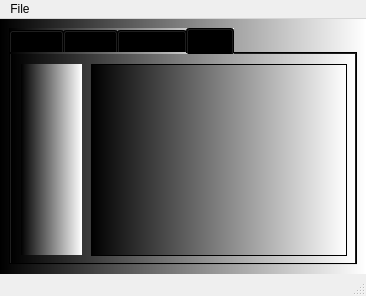
<?xml version="1.0" encoding="UTF-8"?>
<ui version="4.0">
 <class>MainWindow</class>
 <widget class="QMainWindow" name="MainWindow">
  <property name="geometry">
   <rect>
    <x>0</x>
    <y>0</y>
    <width>366</width>
    <height>296</height>
   </rect>
  </property>
  <property name="windowTitle">
   <string>MainWindow</string>
  </property>
  <widget class="QWidget" name="centralwidget">
   <property name="styleSheet">
    <string notr="true">background-color: qlineargradient(spread:pad, x1:0, y1:0, x2:1, y2:0, stop:0 rgba(0, 0, 0, 255), stop:1 rgba(255, 255, 255, 255));</string>
   </property>
   <layout class="QVBoxLayout" name="verticalLayout">
    <item>
     <widget class="QTabWidget" name="tabWidget">
      <property name="styleSheet">
       <string notr="true">background-color: qlineargradient(spread:pad, x1:0, y1:0, x2:1, y2:0, stop:0 rgba(0, 0, 0, 255), stop:1 rgba(255, 255, 255, 255));</string>
      </property>
      <property name="currentIndex">
       <number>3</number>
      </property>
      <widget class="QWidget" name="tab">
       <property name="styleSheet">
        <string notr="true">QWidget{
background-color: rgb(0, 0, 255);
}

QPushButton{
background-color: rgb(255, 255, 255);
}

QPushButton#pushButton_set_label{
background-color: rgb(255, 0, 255);
}
</string>
       </property>
       <attribute name="title">
        <string>Tab 1</string>
       </attribute>
       <widget class="QWidget" name="verticalLayoutWidget">
        <property name="geometry">
         <rect>
          <x>0</x>
          <y>0</y>
          <width>341</width>
          <height>201</height>
         </rect>
        </property>
        <layout class="QVBoxLayout" name="verticalLayout_2">
         <item>
          <widget class="QLabel" name="label">
           <property name="font">
            <font>
             <pointsize>18</pointsize>
            </font>
           </property>
           <property name="text">
            <string>TextLabel</string>
           </property>
           <property name="alignment">
            <set>Qt::AlignCenter</set>
           </property>
          </widget>
         </item>
         <item>
          <layout class="QHBoxLayout" name="horizontalLayout">
           <item>
            <widget class="QPushButton" name="pushButton_clear">
             <property name="text">
              <string>Clear label</string>
             </property>
            </widget>
           </item>
           <item>
            <widget class="QPushButton" name="pushButton_set_label">
             <property name="text">
              <string>Set label</string>
             </property>
            </widget>
           </item>
          </layout>
         </item>
        </layout>
       </widget>
      </widget>
      <widget class="QWidget" name="tab_2">
       <property name="autoFillBackground">
        <bool>false</bool>
       </property>
       <attribute name="title">
        <string>Tab 2</string>
       </attribute>
       <widget class="QPushButton" name="pushButton_convert">
        <property name="geometry">
         <rect>
          <x>260</x>
          <y>180</y>
          <width>75</width>
          <height>23</height>
         </rect>
        </property>
        <property name="styleSheet">
         <string notr="true">background-color: rgb(0, 170, 255);</string>
        </property>
        <property name="text">
         <string>Convert</string>
        </property>
       </widget>
       <widget class="QGroupBox" name="groupBox">
        <property name="geometry">
         <rect>
          <x>10</x>
          <y>69</y>
          <width>321</width>
          <height>101</height>
         </rect>
        </property>
        <property name="styleSheet">
         <string notr="true">background-color: rgb(255, 255, 255);</string>
        </property>
        <property name="title">
         <string>UI and PY conversions</string>
        </property>
        <widget class="QWidget" name="horizontalLayoutWidget">
         <property name="geometry">
          <rect>
           <x>0</x>
           <y>50</y>
           <width>321</width>
           <height>51</height>
          </rect>
         </property>
         <layout class="QHBoxLayout" name="horizontalLayout_2">
          <item>
           <widget class="QLabel" name="label_convert">
            <property name="text">
             <string>&lt;click radio button&gt;</string>
            </property>
           </widget>
          </item>
          <item>
           <widget class="QLineEdit" name="lineEdit"/>
          </item>
          <item>
           <widget class="QToolButton" name="toolButton">
            <property name="text">
             <string>...</string>
            </property>
           </widget>
          </item>
         </layout>
        </widget>
        <widget class="QRadioButton" name="radioButton_ui">
         <property name="geometry">
          <rect>
           <x>10</x>
           <y>20</y>
           <width>82</width>
           <height>17</height>
          </rect>
         </property>
         <property name="text">
          <string>UI to PY</string>
         </property>
        </widget>
        <widget class="QRadioButton" name="radioButton_exe">
         <property name="geometry">
          <rect>
           <x>120</x>
           <y>20</y>
           <width>82</width>
           <height>17</height>
          </rect>
         </property>
         <property name="text">
          <string>PY to EXE</string>
         </property>
        </widget>
       </widget>
      </widget>
      <widget class="QWidget" name="tab_3_network">
       <property name="styleSheet">
        <string notr="true"/>
       </property>
       <attribute name="title">
        <string>Network</string>
       </attribute>
       <widget class="QGroupBox" name="groupBox_2_client1">
        <property name="geometry">
         <rect>
          <x>10</x>
          <y>10</y>
          <width>121</width>
          <height>191</height>
         </rect>
        </property>
        <property name="styleSheet">
         <string notr="true">background-color: rgb(255, 255, 255);</string>
        </property>
        <property name="title">
         <string>TCP Client</string>
        </property>
        <widget class="QWidget" name="verticalLayoutWidget_2">
         <property name="geometry">
          <rect>
           <x>10</x>
           <y>19</y>
           <width>101</width>
           <height>161</height>
          </rect>
         </property>
         <layout class="QVBoxLayout" name="verticalLayout_4">
          <item>
           <widget class="QTextEdit" name="textEdit_client1"/>
          </item>
          <item>
           <widget class="QLineEdit" name="lineEdit_client1"/>
          </item>
          <item>
           <widget class="QPushButton" name="pushButton_client1_send">
            <property name="styleSheet">
             <string notr="true">background-color: rgb(255, 0, 0);
color: rgb(255, 255, 255);
</string>
            </property>
            <property name="text">
             <string>Connect to Server</string>
            </property>
           </widget>
          </item>
         </layout>
        </widget>
       </widget>
       <widget class="QGroupBox" name="groupBox_3_client2">
        <property name="geometry">
         <rect>
          <x>140</x>
          <y>10</y>
          <width>121</width>
          <height>191</height>
         </rect>
        </property>
        <property name="styleSheet">
         <string notr="true">background-color: rgb(255, 255, 255);</string>
        </property>
        <property name="title">
         <string>TCP Client</string>
        </property>
        <widget class="QWidget" name="verticalLayoutWidget_3">
         <property name="geometry">
          <rect>
           <x>10</x>
           <y>19</y>
           <width>101</width>
           <height>161</height>
          </rect>
         </property>
         <layout class="QVBoxLayout" name="verticalLayout_5">
          <item>
           <widget class="QTextEdit" name="textEdit_client2"/>
          </item>
          <item>
           <widget class="QLineEdit" name="lineEdit_client2"/>
          </item>
          <item>
           <widget class="QPushButton" name="pushButton_client2_send">
            <property name="styleSheet">
             <string notr="true">background-color: rgb(0, 0, 255);
color: rgb(255, 255, 255);</string>
            </property>
            <property name="text">
             <string>Connect to Server</string>
            </property>
           </widget>
          </item>
         </layout>
        </widget>
       </widget>
       <widget class="QGroupBox" name="groupBox_4_server">
        <property name="geometry">
         <rect>
          <x>270</x>
          <y>100</y>
          <width>61</width>
          <height>101</height>
         </rect>
        </property>
        <property name="styleSheet">
         <string notr="true">background-color: qlineargradient(spread:pad, x1:0, y1:0, x2:1, y2:0, stop:0 rgba(255, 178, 102, 255), stop:0.55 rgba(235, 148, 61, 255), stop:0.98 rgba(0, 0, 0, 255), stop:1 rgba(0, 0, 0, 0));</string>
        </property>
        <property name="title">
         <string>Server</string>
        </property>
        <widget class="QLabel" name="label_2">
         <property name="geometry">
          <rect>
           <x>10</x>
           <y>20</y>
           <width>47</width>
           <height>13</height>
          </rect>
         </property>
         <property name="text">
          <string>Port:</string>
         </property>
        </widget>
        <widget class="QLineEdit" name="lineEdit_4_port_number">
         <property name="geometry">
          <rect>
           <x>10</x>
           <y>40</y>
           <width>41</width>
           <height>20</height>
          </rect>
         </property>
         <property name="styleSheet">
          <string notr="true">background-color: rgb(255, 255, 255);</string>
         </property>
         <property name="text">
          <string>12345</string>
         </property>
        </widget>
        <widget class="QPushButton" name="pushButton_3_start">
         <property name="geometry">
          <rect>
           <x>10</x>
           <y>70</y>
           <width>41</width>
           <height>23</height>
          </rect>
         </property>
         <property name="styleSheet">
          <string notr="true">background-color: rgb(0, 0, 0);
color: rgb(255, 255, 255);
</string>
         </property>
         <property name="text">
          <string>Start</string>
         </property>
        </widget>
       </widget>
      </widget>
      <widget class="QWidget" name="tab_4_SQL">
       <attribute name="title">
        <string>SQL</string>
       </attribute>
       <widget class="QTableView" name="tableView">
        <property name="geometry">
         <rect>
          <x>80</x>
          <y>10</y>
          <width>256</width>
          <height>192</height>
         </rect>
        </property>
       </widget>
       <widget class="QWidget" name="verticalLayoutWidget_4">
        <property name="geometry">
         <rect>
          <x>10</x>
          <y>10</y>
          <width>61</width>
          <height>191</height>
         </rect>
        </property>
        <layout class="QVBoxLayout" name="verticalLayout_3"/>
       </widget>
      </widget>
     </widget>
    </item>
   </layout>
  </widget>
  <widget class="QMenuBar" name="menubar">
   <property name="geometry">
    <rect>
     <x>0</x>
     <y>0</y>
     <width>366</width>
     <height>21</height>
    </rect>
   </property>
   <widget class="QMenu" name="menuFile">
    <property name="title">
     <string>File</string>
    </property>
    <addaction name="actionNew"/>
    <addaction name="separator"/>
    <addaction name="actionExit"/>
   </widget>
   <addaction name="menuFile"/>
  </widget>
  <widget class="QStatusBar" name="statusbar">
   <property name="statusTip">
    <string>Statusbar</string>
   </property>
  </widget>
  <action name="actionNew">
   <property name="icon">
    <iconset>
     <normaloff>../icons/new_icon.png</normaloff>../icons/new_icon.png</iconset>
   </property>
   <property name="text">
    <string>New</string>
   </property>
   <property name="statusTip">
    <string>New File</string>
   </property>
  </action>
  <action name="actionExit">
   <property name="icon">
    <iconset>
     <normaloff>../icons/exit_icon.png</normaloff>../icons/exit_icon.png</iconset>
   </property>
   <property name="text">
    <string>Exit</string>
   </property>
  </action>
 </widget>
 <resources/>
 <connections/>
 <slots>
  <slot>slot1()</slot>
 </slots>
</ui>
